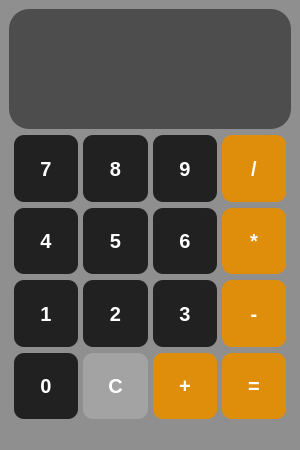
<?xml version="1.0" encoding="UTF-8"?>
<ui version="4.0">
 <class>MainWindow</class>
 <widget class="QMainWindow" name="MainWindow">
  <property name="geometry">
   <rect>
    <x>0</x>
    <y>0</y>
    <width>300</width>
    <height>450</height>
   </rect>
  </property>
  <property name="windowTitle">
   <string>MainWindow</string>
  </property>
  <property name="styleSheet">
   <string notr="true">background-color: rgb(143, 143, 143);</string>
  </property>
  <widget class="QWidget" name="centralwidget">
   <layout class="QVBoxLayout" name="verticalLayout">
    <item>
     <widget class="QLineEdit" name="lineEdit">
      <property name="font">
       <font>
        <pointsize>40</pointsize>
        <bold>true</bold>
       </font>
      </property>
      <property name="layoutDirection">
       <enum>Qt::RightToLeft</enum>
      </property>
      <property name="styleSheet">
       <string notr="true">background-color: rgb(77, 77, 77);
color: rgb(255, 255, 255);
border-radius: 20px;
min-width: 200px;
min-height: 120px;
</string>
      </property>
      <property name="alignment">
       <set>Qt::AlignRight|Qt::AlignTrailing|Qt::AlignVCenter</set>
      </property>
     </widget>
    </item>
    <item>
     <layout class="QGridLayout" name="gridLayout_2" rowstretch="10,10,10,10" columnstretch="0,0,0,0" rowminimumheight="1,1,1,1" columnminimumwidth="1,1,1,1">
      <property name="sizeConstraint">
       <enum>QLayout::SetDefaultConstraint</enum>
      </property>
      <property name="leftMargin">
       <number>5</number>
      </property>
      <property name="rightMargin">
       <number>5</number>
      </property>
      <property name="horizontalSpacing">
       <number>5</number>
      </property>
      <item row="1" column="2">
       <widget class="QPushButton" name="pushButton_6">
        <property name="sizePolicy">
         <sizepolicy hsizetype="Minimum" vsizetype="Expanding">
          <horstretch>0</horstretch>
          <verstretch>0</verstretch>
         </sizepolicy>
        </property>
        <property name="font">
         <font>
          <pointsize>15</pointsize>
          <bold>true</bold>
         </font>
        </property>
        <property name="styleSheet">
         <string notr="true">color: rgb(255, 255, 255);
background-color: rgb(33, 33, 33);
border-radius: 10px</string>
        </property>
        <property name="text">
         <string>6</string>
        </property>
       </widget>
      </item>
      <item row="1" column="1">
       <widget class="QPushButton" name="pushButton_13">
        <property name="sizePolicy">
         <sizepolicy hsizetype="Minimum" vsizetype="Expanding">
          <horstretch>0</horstretch>
          <verstretch>0</verstretch>
         </sizepolicy>
        </property>
        <property name="font">
         <font>
          <pointsize>15</pointsize>
          <bold>true</bold>
         </font>
        </property>
        <property name="styleSheet">
         <string notr="true">color: rgb(255, 255, 255);
background-color: rgb(33, 33, 33);
border-radius: 10px</string>
        </property>
        <property name="text">
         <string>5</string>
        </property>
       </widget>
      </item>
      <item row="2" column="0">
       <widget class="QPushButton" name="pushButton_10">
        <property name="sizePolicy">
         <sizepolicy hsizetype="Minimum" vsizetype="Expanding">
          <horstretch>0</horstretch>
          <verstretch>0</verstretch>
         </sizepolicy>
        </property>
        <property name="font">
         <font>
          <pointsize>15</pointsize>
          <bold>true</bold>
         </font>
        </property>
        <property name="styleSheet">
         <string notr="true">color: rgb(255, 255, 255);
background-color: rgb(33, 33, 33);
border-radius: 10px</string>
        </property>
        <property name="text">
         <string>1</string>
        </property>
       </widget>
      </item>
      <item row="1" column="0">
       <widget class="QPushButton" name="pushButton_5">
        <property name="sizePolicy">
         <sizepolicy hsizetype="Minimum" vsizetype="Expanding">
          <horstretch>0</horstretch>
          <verstretch>0</verstretch>
         </sizepolicy>
        </property>
        <property name="font">
         <font>
          <pointsize>15</pointsize>
          <bold>true</bold>
         </font>
        </property>
        <property name="styleSheet">
         <string notr="true">color: rgb(255, 255, 255);
background-color: rgb(33, 33, 33);
border-radius: 10px</string>
        </property>
        <property name="text">
         <string>4</string>
        </property>
       </widget>
      </item>
      <item row="1" column="3">
       <widget class="QPushButton" name="pushButton_7">
        <property name="sizePolicy">
         <sizepolicy hsizetype="Minimum" vsizetype="Expanding">
          <horstretch>0</horstretch>
          <verstretch>0</verstretch>
         </sizepolicy>
        </property>
        <property name="font">
         <font>
          <pointsize>15</pointsize>
          <bold>true</bold>
         </font>
        </property>
        <property name="styleSheet">
         <string notr="true">color: rgb(255, 255, 255);
background-color: rgb(223, 142, 12);
border-radius: 10px</string>
        </property>
        <property name="text">
         <string>*</string>
        </property>
       </widget>
      </item>
      <item row="3" column="3">
       <widget class="QPushButton" name="pushButton_9">
        <property name="sizePolicy">
         <sizepolicy hsizetype="Minimum" vsizetype="Expanding">
          <horstretch>0</horstretch>
          <verstretch>0</verstretch>
         </sizepolicy>
        </property>
        <property name="font">
         <font>
          <pointsize>15</pointsize>
          <bold>true</bold>
         </font>
        </property>
        <property name="styleSheet">
         <string notr="true">color: rgb(255, 255, 255);
background-color: rgb(223, 142, 12);
border-radius: 10px</string>
        </property>
        <property name="text">
         <string>=</string>
        </property>
       </widget>
      </item>
      <item row="2" column="2">
       <widget class="QPushButton" name="pushButton_14">
        <property name="sizePolicy">
         <sizepolicy hsizetype="Minimum" vsizetype="Expanding">
          <horstretch>0</horstretch>
          <verstretch>0</verstretch>
         </sizepolicy>
        </property>
        <property name="font">
         <font>
          <pointsize>15</pointsize>
          <bold>true</bold>
         </font>
        </property>
        <property name="styleSheet">
         <string notr="true">color: rgb(255, 255, 255);
background-color: rgb(33, 33, 33);
border-radius: 10px</string>
        </property>
        <property name="text">
         <string>3</string>
        </property>
       </widget>
      </item>
      <item row="0" column="0">
       <widget class="QPushButton" name="pushButton">
        <property name="sizePolicy">
         <sizepolicy hsizetype="Minimum" vsizetype="Expanding">
          <horstretch>0</horstretch>
          <verstretch>0</verstretch>
         </sizepolicy>
        </property>
        <property name="font">
         <font>
          <pointsize>15</pointsize>
          <bold>true</bold>
         </font>
        </property>
        <property name="styleSheet">
         <string notr="true">color: rgb(255, 255, 255);
background-color: rgb(33, 33, 33);
border-radius: 10px</string>
        </property>
        <property name="text">
         <string>7</string>
        </property>
       </widget>
      </item>
      <item row="2" column="3">
       <widget class="QPushButton" name="pushButton_15">
        <property name="sizePolicy">
         <sizepolicy hsizetype="Minimum" vsizetype="Expanding">
          <horstretch>0</horstretch>
          <verstretch>0</verstretch>
         </sizepolicy>
        </property>
        <property name="font">
         <font>
          <pointsize>15</pointsize>
          <bold>true</bold>
         </font>
        </property>
        <property name="styleSheet">
         <string notr="true">color: rgb(255, 255, 255);
background-color: rgb(223, 142, 12);
border-radius: 10px</string>
        </property>
        <property name="text">
         <string>-</string>
        </property>
       </widget>
      </item>
      <item row="3" column="2">
       <widget class="QPushButton" name="pushButton_4">
        <property name="sizePolicy">
         <sizepolicy hsizetype="Minimum" vsizetype="Expanding">
          <horstretch>0</horstretch>
          <verstretch>0</verstretch>
         </sizepolicy>
        </property>
        <property name="font">
         <font>
          <pointsize>15</pointsize>
          <bold>true</bold>
         </font>
        </property>
        <property name="styleSheet">
         <string notr="true">color: rgb(255, 255, 255);
background-color: rgb(223, 142, 12);
border-radius: 10px</string>
        </property>
        <property name="text">
         <string>+</string>
        </property>
       </widget>
      </item>
      <item row="0" column="3">
       <widget class="QPushButton" name="pushButton_3">
        <property name="sizePolicy">
         <sizepolicy hsizetype="Minimum" vsizetype="Expanding">
          <horstretch>0</horstretch>
          <verstretch>0</verstretch>
         </sizepolicy>
        </property>
        <property name="font">
         <font>
          <pointsize>15</pointsize>
          <bold>true</bold>
         </font>
        </property>
        <property name="styleSheet">
         <string notr="true">color: rgb(255, 255, 255);
background-color: rgb(223, 142, 12);
border-radius: 10px</string>
        </property>
        <property name="text">
         <string>/</string>
        </property>
       </widget>
      </item>
      <item row="0" column="2">
       <widget class="QPushButton" name="pushButton_8">
        <property name="sizePolicy">
         <sizepolicy hsizetype="Minimum" vsizetype="Expanding">
          <horstretch>0</horstretch>
          <verstretch>0</verstretch>
         </sizepolicy>
        </property>
        <property name="font">
         <font>
          <pointsize>15</pointsize>
          <bold>true</bold>
         </font>
        </property>
        <property name="styleSheet">
         <string notr="true">color: rgb(255, 255, 255);
background-color: rgb(33, 33, 33);
border-radius: 10px</string>
        </property>
        <property name="text">
         <string>9</string>
        </property>
       </widget>
      </item>
      <item row="2" column="1">
       <widget class="QPushButton" name="pushButton_11">
        <property name="sizePolicy">
         <sizepolicy hsizetype="Minimum" vsizetype="Expanding">
          <horstretch>0</horstretch>
          <verstretch>0</verstretch>
         </sizepolicy>
        </property>
        <property name="font">
         <font>
          <pointsize>15</pointsize>
          <bold>true</bold>
         </font>
        </property>
        <property name="styleSheet">
         <string notr="true">color: rgb(255, 255, 255);
background-color: rgb(33, 33, 33);
border-radius: 10px</string>
        </property>
        <property name="text">
         <string>2</string>
        </property>
       </widget>
      </item>
      <item row="0" column="1">
       <widget class="QPushButton" name="pushButton_12">
        <property name="sizePolicy">
         <sizepolicy hsizetype="Minimum" vsizetype="Expanding">
          <horstretch>0</horstretch>
          <verstretch>0</verstretch>
         </sizepolicy>
        </property>
        <property name="font">
         <font>
          <pointsize>15</pointsize>
          <bold>true</bold>
         </font>
        </property>
        <property name="styleSheet">
         <string notr="true">color: rgb(255, 255, 255);
background-color: rgb(33, 33, 33);
border-radius: 10px</string>
        </property>
        <property name="text">
         <string>8</string>
        </property>
       </widget>
      </item>
      <item row="3" column="0">
       <widget class="QPushButton" name="pushButton_2">
        <property name="sizePolicy">
         <sizepolicy hsizetype="Minimum" vsizetype="Expanding">
          <horstretch>0</horstretch>
          <verstretch>0</verstretch>
         </sizepolicy>
        </property>
        <property name="font">
         <font>
          <pointsize>15</pointsize>
          <bold>true</bold>
         </font>
        </property>
        <property name="styleSheet">
         <string notr="true">color: rgb(255, 255, 255);
background-color: rgb(33, 33, 33);
border-radius: 10px</string>
        </property>
        <property name="text">
         <string>0</string>
        </property>
       </widget>
      </item>
      <item row="3" column="1">
       <widget class="QPushButton" name="pushButton_16">
        <property name="sizePolicy">
         <sizepolicy hsizetype="Minimum" vsizetype="Expanding">
          <horstretch>0</horstretch>
          <verstretch>0</verstretch>
         </sizepolicy>
        </property>
        <property name="font">
         <font>
          <pointsize>15</pointsize>
          <bold>true</bold>
         </font>
        </property>
        <property name="styleSheet">
         <string notr="true">color: rgb(255, 255, 255);
background: rgb(163, 163, 163);
border-radius: 10px</string>
        </property>
        <property name="text">
         <string>C</string>
        </property>
       </widget>
      </item>
     </layout>
    </item>
   </layout>
  </widget>
  <widget class="QMenuBar" name="menubar">
   <property name="geometry">
    <rect>
     <x>0</x>
     <y>0</y>
     <width>300</width>
     <height>22</height>
    </rect>
   </property>
  </widget>
  <widget class="QStatusBar" name="statusbar"/>
 </widget>
 <resources/>
 <connections/>
</ui>
